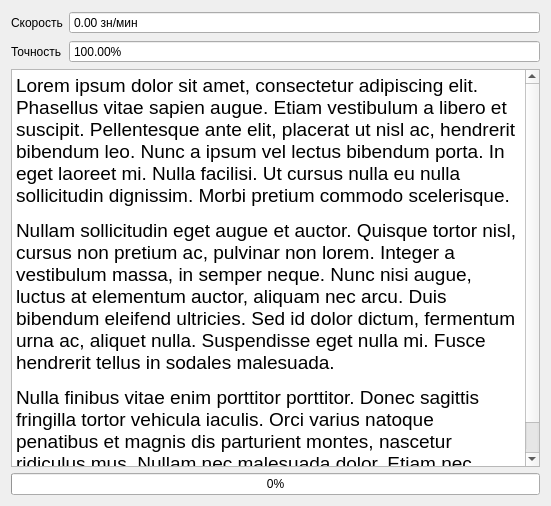
<?xml version="1.0" encoding="UTF-8"?>
<ui version="4.0">
 <class>Form</class>
 <widget class="QWidget" name="Form">
  <property name="geometry">
   <rect>
    <x>0</x>
    <y>0</y>
    <width>551</width>
    <height>506</height>
   </rect>
  </property>
  <property name="windowTitle">
   <string>Тест</string>
  </property>
  <layout class="QGridLayout" name="gridLayout">
   <item row="0" column="0">
    <layout class="QFormLayout" name="formLayout">
     <item row="0" column="0">
      <widget class="QLabel" name="label">
       <property name="text">
        <string>Скорость</string>
       </property>
      </widget>
     </item>
     <item row="1" column="0">
      <widget class="QLabel" name="label_2">
       <property name="text">
        <string>Точность</string>
       </property>
      </widget>
     </item>
     <item row="0" column="1">
      <widget class="QDoubleSpinBox" name="speed">
       <property name="layoutDirection">
        <enum>Qt::LeftToRight</enum>
       </property>
       <property name="alignment">
        <set>Qt::AlignLeading|Qt::AlignLeft|Qt::AlignVCenter</set>
       </property>
       <property name="readOnly">
        <bool>true</bool>
       </property>
       <property name="buttonSymbols">
        <enum>QAbstractSpinBox::NoButtons</enum>
       </property>
       <property name="suffix">
        <string> зн/мин</string>
       </property>
       <property name="maximum">
        <double>9999.000000000000000</double>
       </property>
      </widget>
     </item>
     <item row="1" column="1">
      <widget class="QDoubleSpinBox" name="accuracy">
       <property name="readOnly">
        <bool>true</bool>
       </property>
       <property name="buttonSymbols">
        <enum>QAbstractSpinBox::NoButtons</enum>
       </property>
       <property name="suffix">
        <string>%</string>
       </property>
       <property name="maximum">
        <double>100.000000000000000</double>
       </property>
       <property name="value">
        <double>100.000000000000000</double>
       </property>
      </widget>
     </item>
    </layout>
   </item>
   <item row="2" column="0">
    <widget class="QProgressBar" name="progressBar">
     <property name="value">
      <number>0</number>
     </property>
    </widget>
   </item>
   <item row="1" column="0">
    <widget class="QTextBrowser" name="textField">
     <property name="font">
      <font>
       <pointsize>14</pointsize>
      </font>
     </property>
     <property name="html">
      <string>&lt;!DOCTYPE HTML PUBLIC &quot;-//W3C//DTD HTML 4.0//EN&quot; &quot;http://www.w3.org/TR/REC-html40/strict.dtd&quot;&gt;
&lt;html&gt;&lt;head&gt;&lt;meta name=&quot;qrichtext&quot; content=&quot;1&quot; /&gt;&lt;style type=&quot;text/css&quot;&gt;
p, li { white-space: pre-wrap; }
&lt;/style&gt;&lt;/head&gt;&lt;body style=&quot; font-family:'Cantarell'; font-size:14pt; font-weight:400; font-style:normal;&quot;&gt;
&lt;p style=&quot; margin-top:12px; margin-bottom:12px; margin-left:0px; margin-right:0px; -qt-block-indent:0; text-indent:0px;&quot;&gt;&lt;a name=&quot;lipsum&quot;&gt;&lt;/a&gt;Lorem ipsum dolor sit amet, consectetur adipiscing elit. Phasellus vitae sapien augue. Etiam vestibulum a libero et suscipit. Pellentesque ante elit, placerat ut nisl ac, hendrerit bibendum leo. Nunc a ipsum vel lectus bibendum porta. In eget laoreet mi. Nulla facilisi. Ut cursus nulla eu nulla sollicitudin dignissim. Morbi pretium commodo scelerisque. &lt;/p&gt;
&lt;p style=&quot; margin-top:12px; margin-bottom:12px; margin-left:0px; margin-right:0px; -qt-block-indent:0; text-indent:0px;&quot;&gt;Nullam sollicitudin eget augue et auctor. Quisque tortor nisl, cursus non pretium ac, pulvinar non lorem. Integer a vestibulum massa, in semper neque. Nunc nisi augue, luctus at elementum auctor, aliquam nec arcu. Duis bibendum eleifend ultricies. Sed id dolor dictum, fermentum urna ac, aliquet nulla. Suspendisse eget nulla mi. Fusce hendrerit tellus in sodales malesuada. &lt;/p&gt;
&lt;p style=&quot; margin-top:12px; margin-bottom:12px; margin-left:0px; margin-right:0px; -qt-block-indent:0; text-indent:0px;&quot;&gt;Nulla finibus vitae enim porttitor porttitor. Donec sagittis fringilla tortor vehicula iaculis. Orci varius natoque penatibus et magnis dis parturient montes, nascetur ridiculus mus. Nullam nec malesuada dolor. Etiam nec fringilla turpis, et scelerisque lorem. &lt;/p&gt;&lt;/body&gt;&lt;/html&gt;</string>
     </property>
    </widget>
   </item>
  </layout>
 </widget>
 <resources/>
 <connections/>
</ui>
